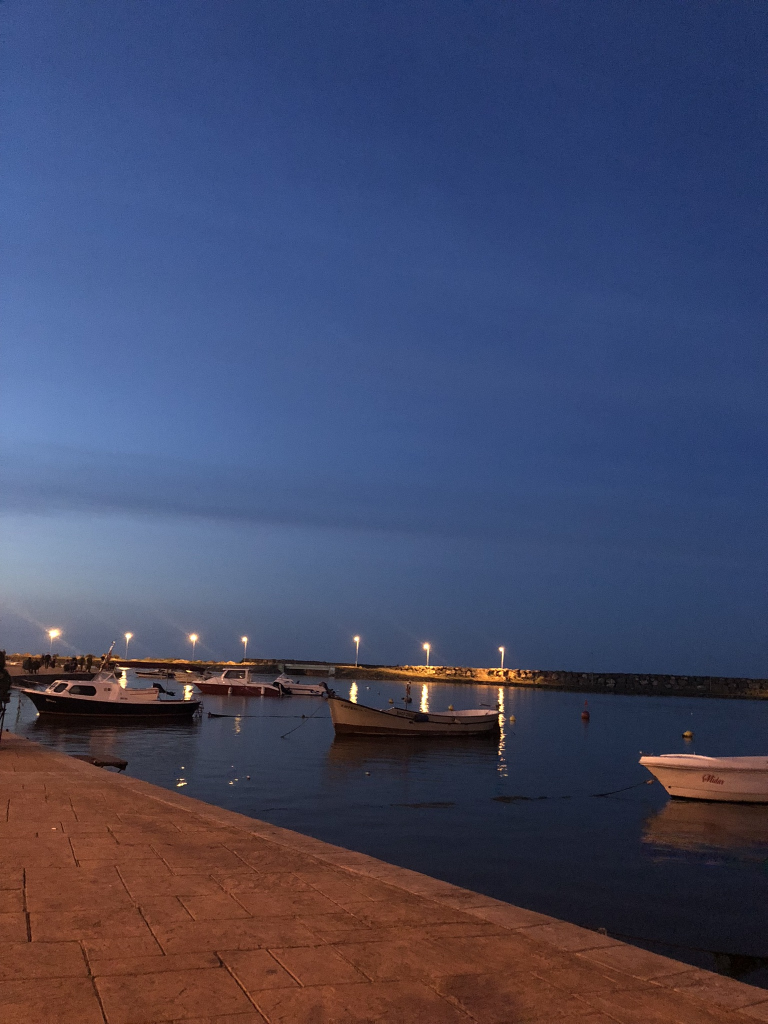
#> input picture yatLimani.JPEG, 1536 x 2048 px (shown at 1/2 size)
$ python ders2.py
#> lines starting #> are read from the running program, lines starting #| are printed output that depends on the picture
import numpy as np
import cv2

A=np.array([[1,2,3],
            [4,5,6],
            [7,8,9]])
print("A'nın birinci satır:",A[1])
print("2.satırın 1.elemanı:",A[2][1])

print("-"*50)

A=np.array(range(9))
B=np.array(range(9)).reshape(3,3)
C=np.zeros((6,6),dtype="int")
print(A)
print(B)
print(C)
print(C.shape)

print("-"*50)

A=np.random.randint(5,size=(4,3))
for i in range(A.shape[0]):
    for j in range(A.shape[1]):
        print("A[{:},{:}] = {:}".format(i, j, A[i,j]))

print("-"*50)

A=np.array(range(12)).reshape(4,3)
B=A.T #TRANSPOSE
print(A)
print(B)

print("-"*50)

A=np.array(range(12)).reshape(4,3)
B=np.zeros((3,4),dtype="int")
for i in range(len(A)):
    for j in range(len(A[0])):
        B[j][i]=A[i][j]
print(A)
print(len(A))
print(len(A[0]))
print(B)

print("-"*50)

A=np.random.randint(5,size=(4,3))
B=np.random.randint(10,size=(4,3))
toplam=A+B
fark=A-B
print(A)
print(B)
print(toplam)
print(fark)

print("-"*50)

A=np.random.randint(5,size=(4,3))
B=np.random.randint(10,size=(4,3))
carp=A*10
print(A)
print(B)
print(carp)

print("-"*50)

A=np.random.randint(5,size=(4,3))
B=np.random.randint(4,size=(3,4))
A=np.mat(A)
B=np.mat(B)
print(A*B)

print("-"*50)

A=np.random.randint(5,size=(4,3))
B=np.random.randint(4,size=(3,4))
result=np.zeros((5,4),dtype="int")
for i in range(A.shape[0]):
    for j in range(B.shape[1]):
        for k in range(B.shape[0]):
            result[i][j]+=A[i,k]*B[k,j]
print(A)
print(B)
print(result)

print("-"*50)

A=np.random.randint(10,size=(3,3))
result=0
for i in range(A.shape[0]):
    for j in range(A.shape[1]):
        if i==j:
            result+=A[i,j]
print(A)
print(result)

print("-"*50)

img = cv2.imread("yatLimani.JPEG")
#> img is the input picture: shape (2048, 1536, 3); mean B, G, R 101.2, 72.3, 67.9
img = cv2.resize(img, (500, 750)) #Boyutlandırma
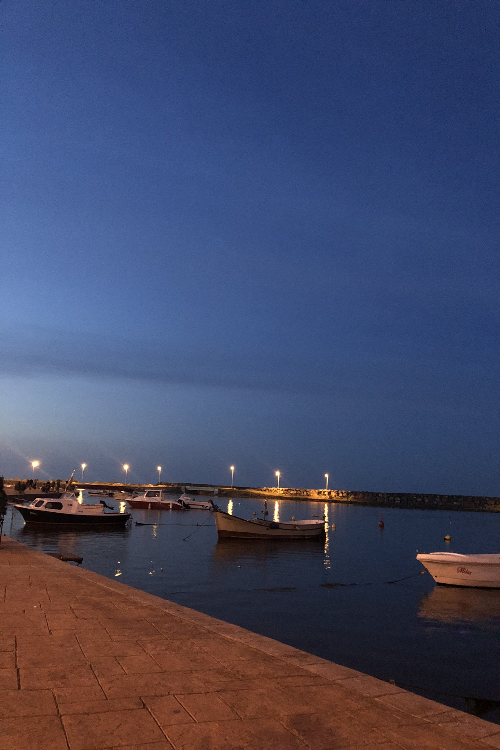
#> img: shape (750, 500, 3); mean B, G, R 101.1, 72.1, 67.7
cv2.imshow("Orijinal", img)

cv2.waitKey(0)

# [15 lines of commented-out code are left out]

''' RGB bantlarıyla renklendirme '''
r=img[:,:,2] #kırmızı kanalı
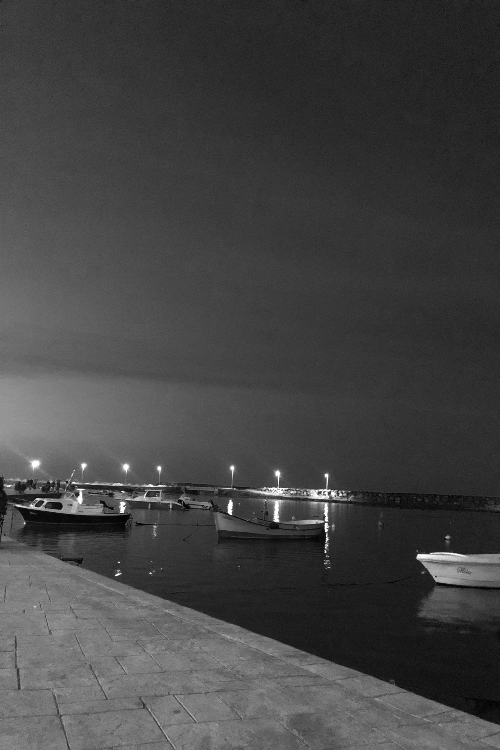
#> r: shape (750, 500); min 1, max 255, mean 67.7
g=img[:,:,1] #yeşil kanalı
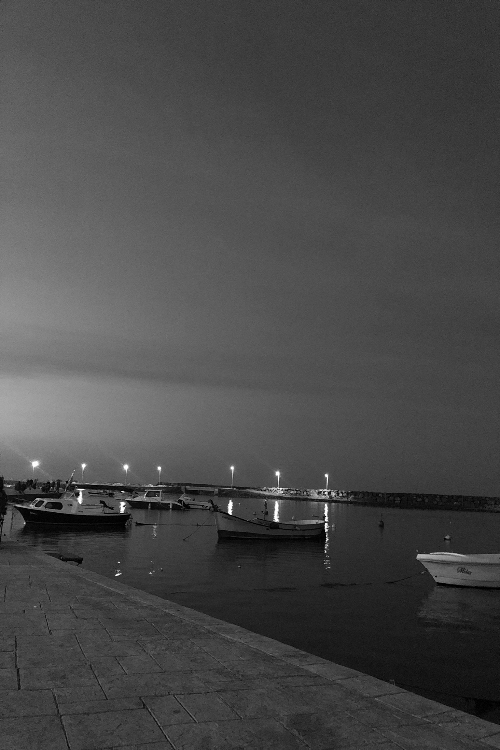
#> g: shape (750, 500); min 0, max 255, mean 72.1
b=img[:,:,0] #mavi kanalı
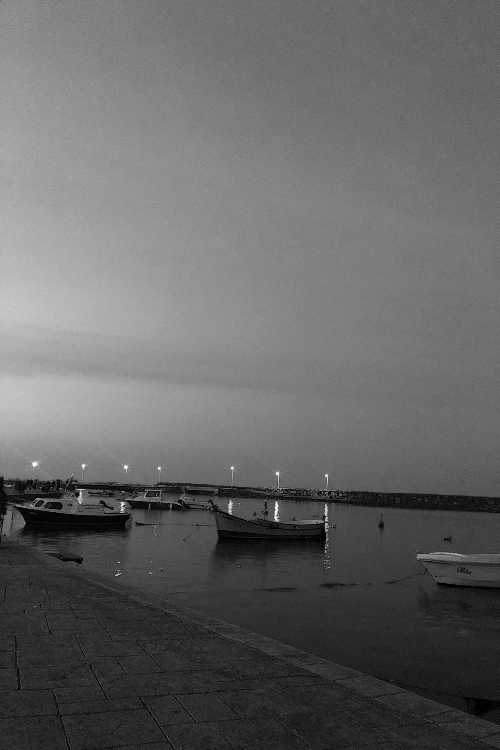
#> b: shape (750, 500); min 0, max 255, mean 101.1

cv2.imshow("kirmizi kanali", r)
cv2.imshow("yesil kanali", g)
cv2.imshow("mavi kanali", b)

# gbr_img = cv2.merge((g,b,r))
# #!!!!!!!!!!!!!!!!!!!!!

# cv2.imshow('GBR channel', gbr_img)

cv2.waitKey(0)

$ run again, with sahil.JPEG copied over yatLimani.JPEG
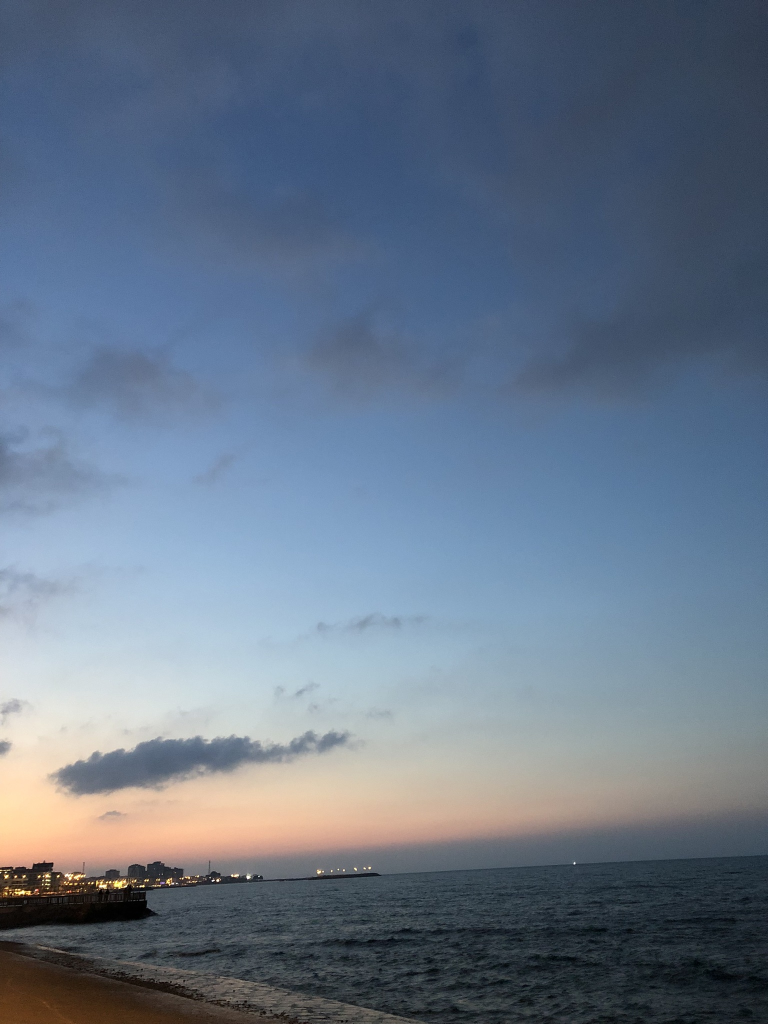
#> input picture sahil.JPEG, 1536 x 2048 px (shown at 1/2 size)
#> img is the input picture: shape (2048, 1536, 3); mean B, G, R 136.5, 117.6, 103
#> img: shape (750, 500, 3)
#> `g=img[:,:,1]`:
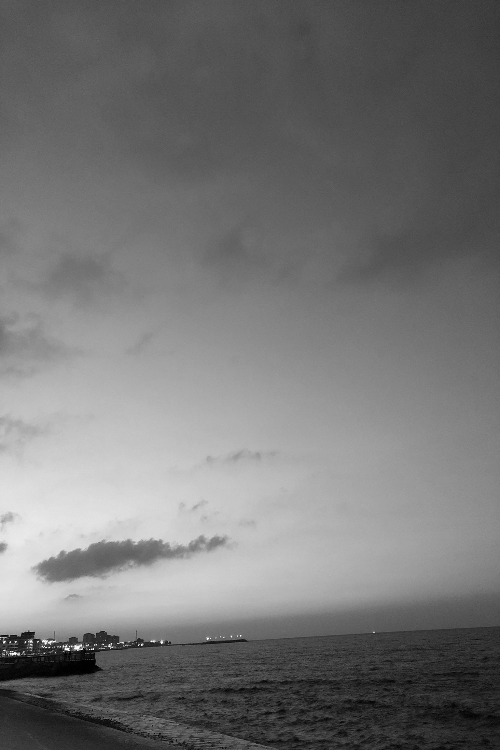
#> g: shape (750, 500); min 0, max 255, mean 117.5
#> `b=img[:,:,0]`:
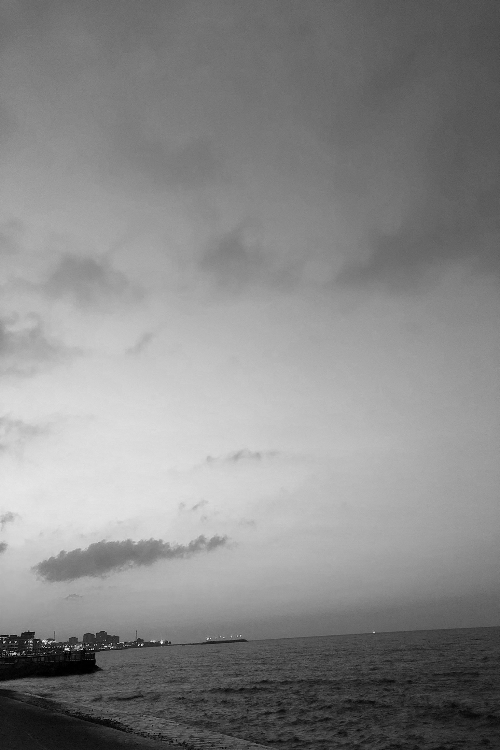
#> b: shape (750, 500); min 0, max 243, mean 136.4
